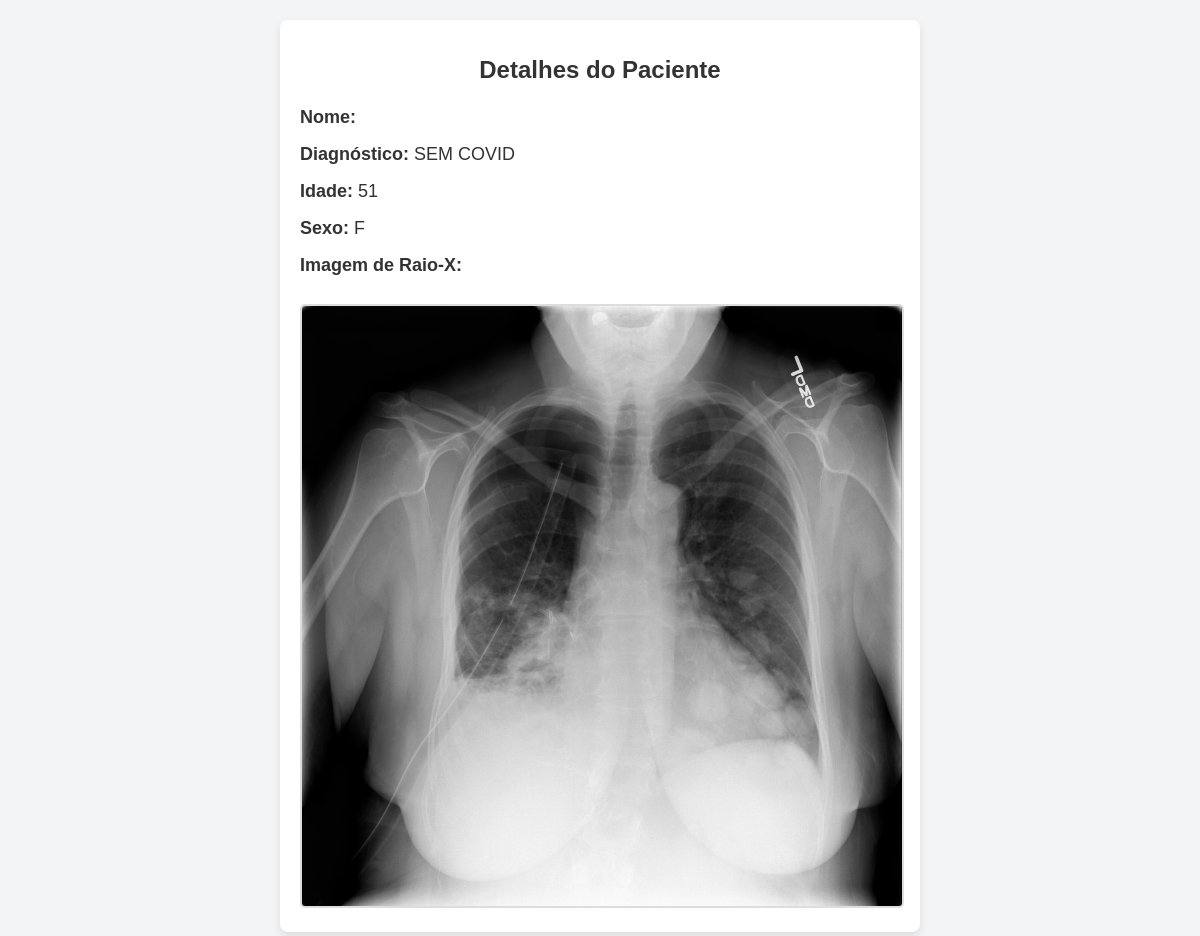
Screenshot of /detalhe/0004cfab-14fd-4e49-80ba-63a80b6bddd6 with the database file from the repository.
### tables this page shows
CREATE TABLE pacientes (
    id TEXT NOT NULL,
    nome TEXT NOT NULL,
    diagnostico TEXT NOT NULL,
    idade INTEGER,
    sexo TEXT NOT NULL,
    link TEXT
);

### app.py (the view)
@app.route('/detalhe/<string:id>')
def detalhe(id):
    paciente = obter_paciente(id)
    return render_template('detalhe.html', paciente=paciente)

### app.py (called while the page is built)
def obter_paciente(id):
    conexao = sqlite3.connect('pacientes.db')
    cursor = conexao.cursor()
    cursor.execute('SELECT * FROM pacientes WHERE id = ?', (id,))
    paciente = cursor.fetchone()
    conexao.close()
    return paciente

### templates/detalhe.html (shortened to what this page needs)
<!DOCTYPE html>
<html lang="en">
<head>
    <link rel="stylesheet" href="{{ url_for('static', filename='detalhe.css') }}">
</head>
<body>
    <div class="container">
        <h1>Detalhes do Paciente</h1>
        <p><strong>Nome:</strong> {{ paciente[1] }}</p>
        <p><strong>Diagnóstico:</strong> {{ paciente[2] }}</p>
        <p><strong>Idade:</strong> {{ paciente[3] }}</p>
        <p><strong>Sexo:</strong> {{ paciente[4] }}</p>
        <p><strong>Imagem de Raio-X:</strong></p>
        <img src="{{ url_for('static', filename=paciente[5].replace('\\', '/').replace('static/', '')) }}" alt="Imagem de Raio-X">
    </div>
</body>
</html>

### static/detalhe.css (style rules this page uses)
body { font-family: Arial, sans-serif; margin: 0; padding: 0; background-color: #f3f4f6; color: #333; display: flex; flex-direction: column; align-items: center; padding: 20px; }
h1 { color: #333; font-size: 24px; margin-bottom: 20px; text-align: center; }
p { font-size: 18px; line-height: 1.5; margin: 10px 0; }
p strong { font-weight: bold; color: #333; }
img { max-width: 100%; height: auto; margin-top: 15px; border: 2px solid #ddd; border-radius: 5px; }
.container { background-color: #fff; padding: 20px; border-radius: 8px; box-shadow: 0 4px 8px rgba(0, 0, 0, 0.1); width: 80%; max-width: 600px; text-align: left; }

### rows the page displays
pacientes: diagnostico "SEM COVID", idade "51", sexo "F"
